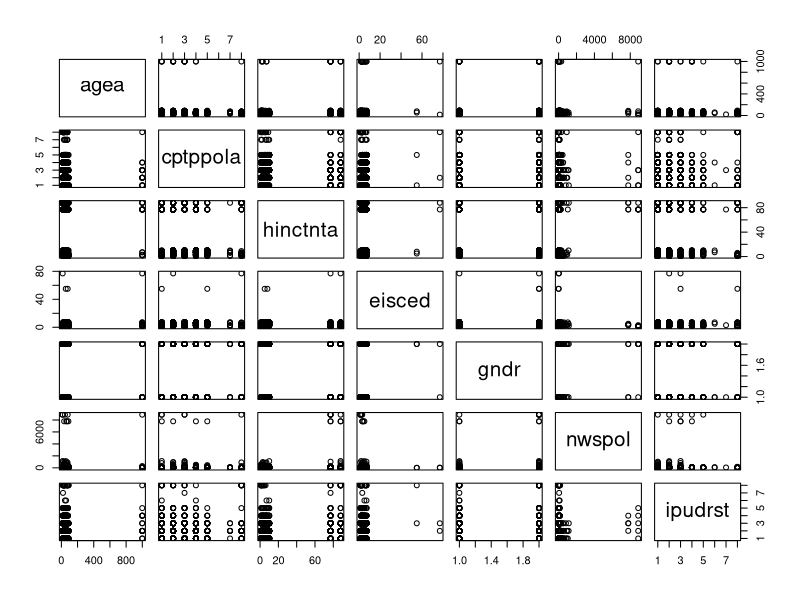
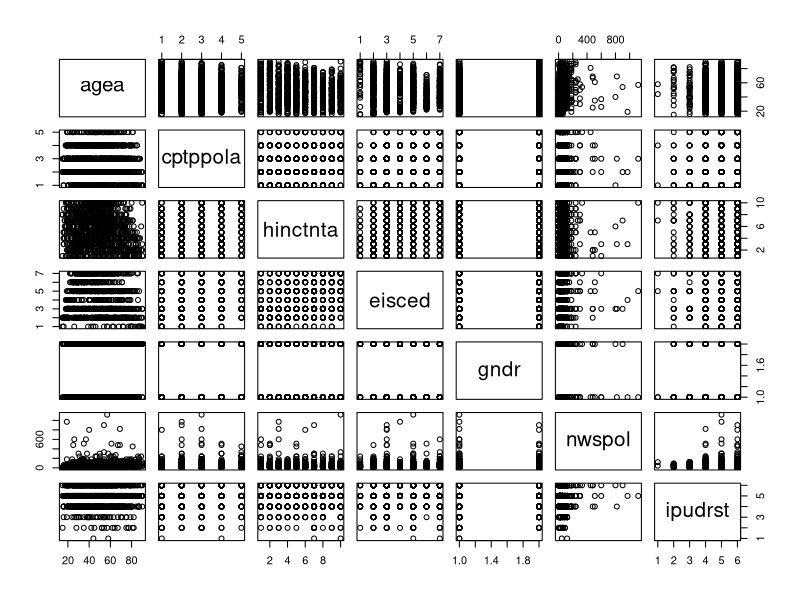
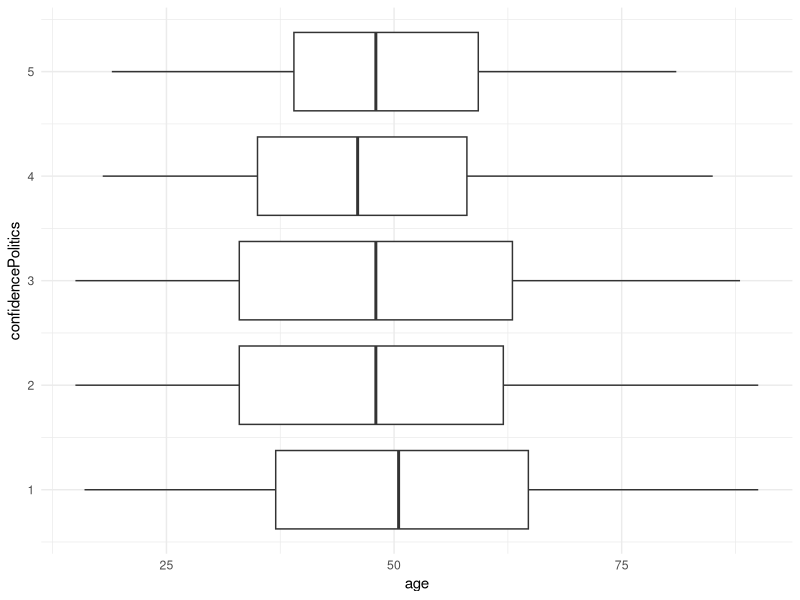
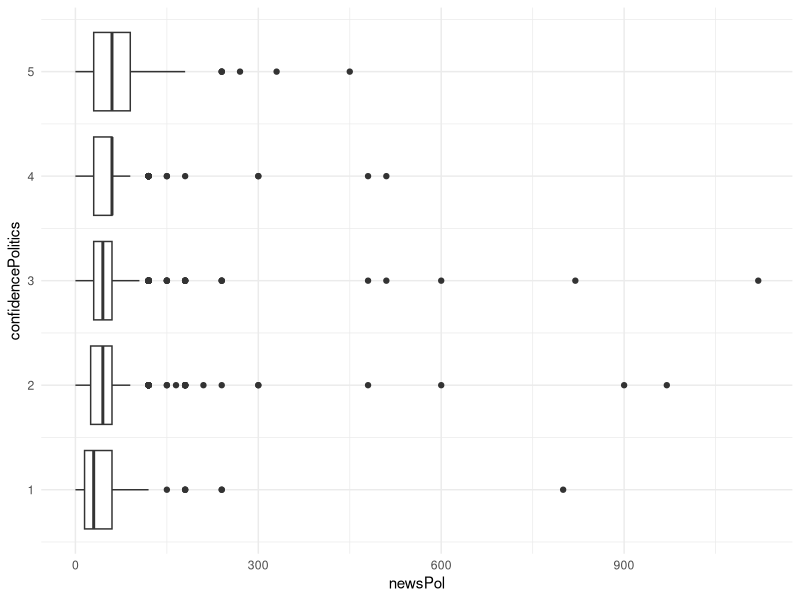
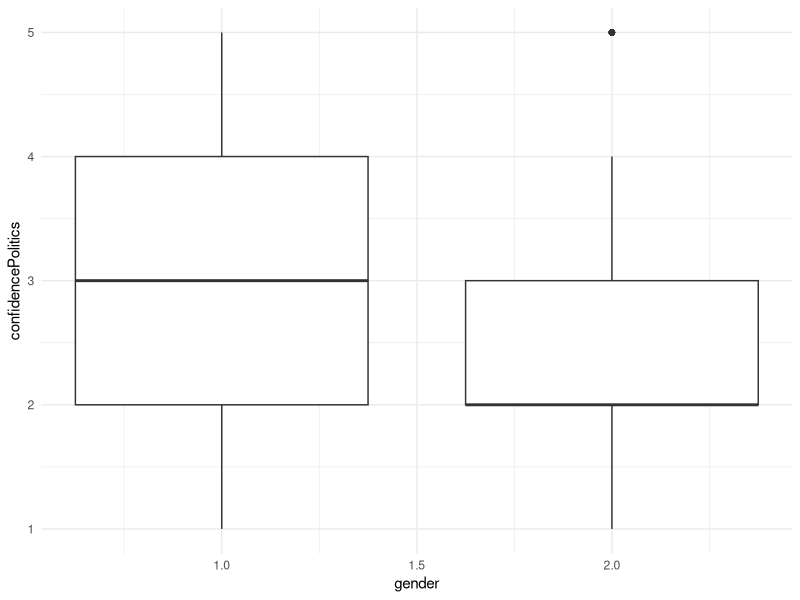
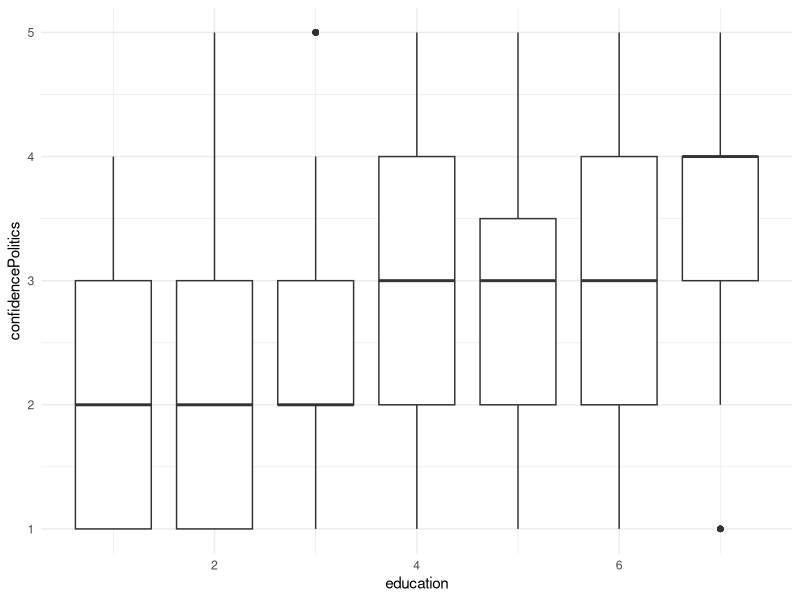
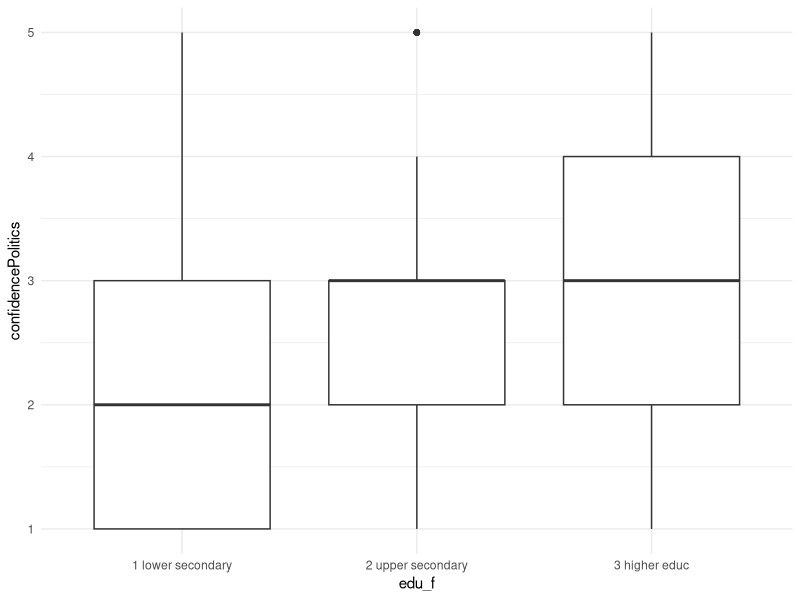
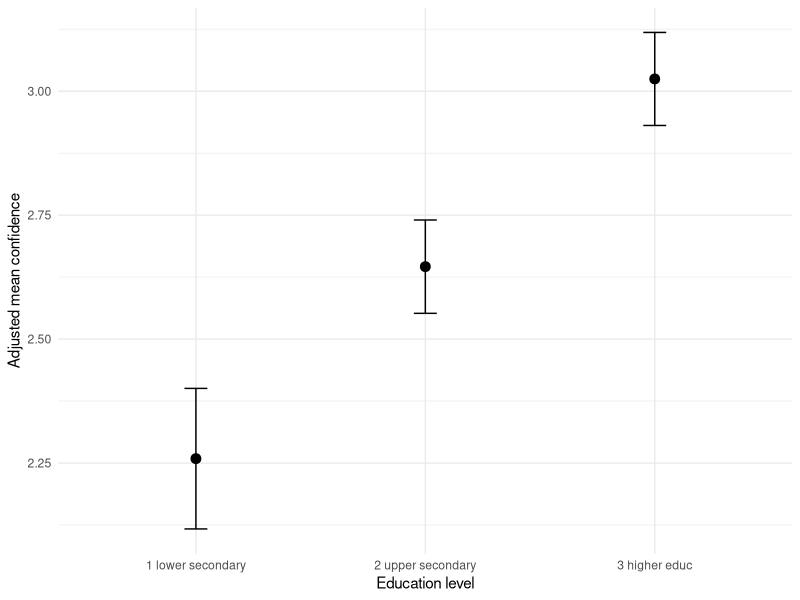

R code for these plots, in order:
# In this last session, we look at group comparisons using anova and tukey tests, dummy variables, predicted values, and using stargazer to compare model specifications.
# You can look for the specific parts that are relevant for your project using the different sections of the code

##### ------- setup ------- ######

library(tidyverse)
library(emmeans) # tukey test

theme_set(theme_minimal()) # set default theme for the session

# load ESS data: (similar examples as for the dplyr tutorial)
ESS9_CH <- read.csv("ESSData/ESS9_CH.csv") # replace with relevant dataset for your project

##### ------- data cleaning ------- ######

ESS9_CH_proj <- ESS9_CH %>% 
  select(agea, cptppola, hinctnta, eisced, gndr, nwspol, ipudrst) # new example, we look at what impacts confidence in participating in politics

ESS9_CH_proj %>% plot()

# plot(ESS9_CH_proj)

ESS9_CH_filt <- ESS9_CH_proj %>% 
  filter(cptppola <= 5) %>% 
  filter(agea < 100) %>% 
  filter(hinctnta <= 10) %>% 
  filter(eisced <= 7) %>% 
  filter(gndr < 9) %>% 
  filter(nwspol < 7777) %>% 
  filter(ipudrst <= 6) %>% # check how each variable is operationalized
  mutate(ipudrst = 7-ipudrst)

plot(ESS9_CH_filt)

table(ESS9_CH_filt$eisced) # no 0s so we can use this

# rename columns

ESS9_CH_filt <- ESS9_CH_filt %>% 
  rename(age = agea,
         confidencePolitics = cptppola,
         income = hinctnta,
         education = eisced,
         gender = gndr, # 1 = male, 2 = female, we could recode it with mutate as a categorical variable
         newsPol = nwspol,
         impUnd = ipudrst) 

##### ------- descriptives ------- ######
# some descriptives e.g. 
ESS9_CH_filt %>% 
  ggplot(aes(x = age, y = confidencePolitics, group = confidencePolitics))+
  geom_boxplot()

ESS9_CH_filt %>% 
  ggplot(aes(x = newsPol, y = confidencePolitics, group = confidencePolitics))+
  geom_boxplot()

ESS9_CH_filt %>% 
  ggplot(aes(x = gender, y = confidencePolitics, group = gender))+
  geom_boxplot()

# ESS9_CH_filt %>% 
#   ggplot(aes(x = impUnd, y = confidencePolitics, group = impUnd))+
#   geom_boxplot()
# 
# table(ESS9_CH_filt$impUnd)

ESS9_CH_filt %>% 
  ggplot(aes(x = education, y = confidencePolitics, group = education))+
  geom_boxplot()

# too many categories! I want to simplify this

##### ------- recoding into dummy ------- ######

# I often use ifelse statements:
ESS9_CH_filt$edu_f <- ifelse(ESS9_CH_filt$education %in% c(1,2), "secondary", "other") # simple example

ESS9_CH_filt$edu_f <- ifelse(ESS9_CH_filt$education %in% c(1,2), "1 lower secondary", 
                             ifelse(ESS9_CH_filt$education %in% c(3,4), "2 upper secondary",
                                    ifelse(ESS9_CH_filt$education %in% c(5,6,7), "3 higher educ", NA))) # to recode the whole variable

# see how edu_f is not a numeric anymore
ESS9_CH_filt$edu_f
str(ESS9_CH_filt)
class(ESS9_CH_filt$edu_f)

ESS9_CH_filt %>% 
  ggplot(aes(x = edu_f, y = confidencePolitics, group = edu_f))+
  geom_boxplot()

##### ------- example categorical variable and anova ------- ######
example1 <- lm(confidencePolitics ~ age + income + education + gender + newsPol, data = ESS9_CH_filt) 
summary(example1)

example2 <- lm(confidencePolitics ~ age + income + edu_f + gender + newsPol, data = ESS9_CH_filt) 
summary(example2) # what's the difference? Now we see how each level of education impacts the confidence,
# it makes the interpretation easier than if you had to think about what a 'one unit' increase on the scale of this variable does

anova(example2) # this tells us that education has an effect but we can't tell in what direction

# to get a precise understanding, we can use a pairwise tukey test:
emm_example2 <- emmeans(example2, ~ edu_f)          # estimated marginal means
pairs(emm_example2, adjust = "tukey")                # Tukey pairwise tests

##### ------- predicted values ------- ######

# for one categorical variable
emm_example2 <- emmeans(example2, ~ edu_f)

emm_df <- as.data.frame(emm_example2)

ggplot(emm_df, aes(x = edu_f, y = emmean)) +
  geom_point(size = 3) +
  geom_errorbar(aes(ymin = lower.CL, ymax = upper.CL), width = .1) +
  labs(y = "Adjusted mean confidence",
       x = "Education level")

# for one variable
emm_example2 <- emmeans(example2, ~ newsPol)

emm_df <- as.data.frame(emm_example2)

ggplot(emm_df, aes(x = newsPol, y = emmean)) +
  geom_point(size = 3) +
  geom_errorbar(aes(ymin = lower.CL, ymax = upper.CL), width = .1) +
  labs(y = "Adjusted mean confidence",
       x = "Education level")


# for more variables, you can draw scenarios, here I show an example where we vary gender and news consumption

# we define a baseline and then edit the scenarios. You should choose a *meaningful* baseline level for each variable (e.g., 0, median, or mean)
baseline <- data.frame(
  age    = mean(ESS9_CH_filt$age, na.rm = TRUE),
  income = mean(ESS9_CH_filt$income, na.rm = TRUE),
  edu_f  = "2 upper secondary",                 # pick an appropriate reference level, here, no interactions so it will be the same effect
  gender = 1, # could also test for 2, or look at the interaction between the 2!
  newsPol = mean(ESS9_CH_filt$newsPol, na.rm = TRUE) # will fill in different scenarios
)

# here we use quantiles to draw the scenarios, it would normally make sense to look at the distribution of the variable of interest and decide based on this
news_low  <- quantile(ESS9_CH_filt$newsPol, 0.05, na.rm = TRUE)
news_high <- quantile(ESS9_CH_filt$newsPol, 0.95, na.rm = TRUE)

scenarios <- rbind(
  transform(baseline, gender = 1, newsPol = news_low,  scenario = "Low news use - Male"),
  transform(baseline, gender = 1, newsPol = news_high, scenario = "High news use - Male"),
  transform(baseline, gender = 2, newsPol = news_low, scenario = "Low news use - Female"),
  transform(baseline, gender = 2, newsPol = news_high, scenario = "High news use - Female")
)

example3 <- lm(confidencePolitics ~ age + income + edu_f + gender * newsPol, data = ESS9_CH_filt) 
summary(example3)

pred <- cbind(
  scenarios,
  predict(example3, newdata = scenarios, interval = "confidence")
)

ggplot(pred, aes(x = scenario, y = fit)) +
  geom_point(size = 3) +
  geom_errorbar(aes(ymin = lwr, ymax = upr), width = .15) +
  labs(x = NULL, y = "Predicted confidence in participating in politics")

##### ------- using stargazer to compare models ------- ######


# example of interaction plot (reminder from last week)
# library(sjPlot) # used to plot interactions
# library(sjmisc) # used to plot interactions

# example3 <- lm(confidencePolitics ~ age + income + edu_f + gender + newsPol + income:gender, data = ESS9_CH_filt) 
# summary(example3) 
# 
# plot_model(example3, type = "pred", terms = c("income", "gender"))

##### ------- second example where the categorical variable is not continuous (more fit for anova / tukey test) ------- ######
# now we just saw how to transform a continuous variable into a dummy, but what if you have a category variable that is not 'ordered'?
# we select different ESS instances (different times / different countries):

##### ------- setup ------- ######

ESS9_CH <- read.csv("ESSData/ESS9_CH.csv")

ESS9_CH <- ESS9_CH %>% 
  select(agea, cptppola, hinctnta, eisced, gndr, nwspol, ipudrst) %>% 
  mutate(survey = "ch9")

ESS10_CH <- read.csv("ESSData/ESS10_CHData.csv") 

ESS10_CH <- ESS10_CH %>% 
  select(agea, cptppola, hinctnta, eisced, gndr, nwspol, ipudrst) %>% 
  mutate(survey = "ch10")

ESS9_DE <- read.csv("ESSData/ESS9_DE.csv")

ESS9_DE <- ESS9_DE %>% 
  select(agea, cptppola, hinctnta, eisced, gndr, nwspol, ipudrst) %>% 
  mutate(survey = "de9")

ESS8_DE <- read.csv("ESSData/ESS8_DE.csv")

ESS8_DE <- ESS8_DE %>% 
  select(agea, cptppola, hinctnta, eisced, gndr, nwspol, ipudrst) %>% 
  mutate(survey = "de8")

fullDataset <- rbind(ESS9_CH, ESS10_CH, ESS9_DE, ESS8_DE) # this binds datasets by row

# then we filter
fullDataset_fil <- fullDataset %>% 
  filter(cptppola <= 5) %>% 
  filter(agea < 100) %>% 
  filter(hinctnta <= 10) %>% 
  filter(eisced <= 7) %>% 
  filter(gndr < 9) %>% 
  filter(nwspol < 7777) %>% 
  filter(ipudrst <= 6) %>% # check how each variable is operationalized
  mutate(ipudrst = 7-ipudrst)

fullDataset_fil <- fullDataset_fil %>% 
  rename(age = agea,
         confidencePolitics = cptppola,
         income = hinctnta,
         education = eisced,
         gender = gndr, # 1 = male, 2 = female, we could recode it with mutate as a categorical variable
         newsPol = nwspol,
         impUnd = ipudrst) 

# usually you would run some descriptives
fullDataset_fil %>% 
  ggplot(aes(x = survey, y = confidencePolitics, group = survey))+
  geom_boxplot()

fullDataset_fil %>% 
  ggplot(aes(x = confidencePolitics, fill = survey, y = after_stat(prop)))+
  geom_bar(position = "dodge")

fullDataset_fil %>% 
  ggplot(aes(x = age, y = confidencePolitics, group = confidencePolitics))+
  geom_boxplot()+
  facet_wrap(~survey)

##### ------- example (for non ordered) categorical variable and anova ------- ######

example5 <- lm(confidencePolitics ~ age + income + education + gender + newsPol + survey, data = fullDataset_fil) 
anova(example5) # this tells us the category survey has an effect significant effect on the confidence to participate in politics, but we don't know how

summary(example5) # this compares every category to the reference category and assesses significance.

# to get a precise understanding, we can use a pairwise tukey test:
emm_survey <- emmeans(example5, ~ survey)          # estimated marginal means
pairs(emm_survey, adjust = "tukey")                # Tukey pairwise tests
